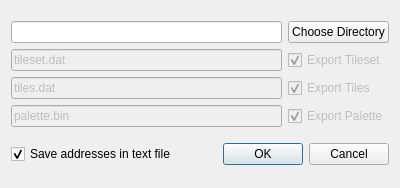
<?xml version="1.0" encoding="UTF-8"?>
<ui version="4.0">
 <class>ExportBinDialog</class>
 <widget class="QDialog" name="ExportBinDialog">
  <property name="geometry">
   <rect>
    <x>0</x>
    <y>0</y>
    <width>400</width>
    <height>188</height>
   </rect>
  </property>
  <property name="windowTitle">
   <string>Export Current Tileset Data</string>
  </property>
  <property name="modal">
   <bool>true</bool>
  </property>
  <layout class="QGridLayout" name="gridLayout_2">
   <item row="0" column="0">
    <layout class="QGridLayout" name="gridLayout">
     <item row="1" column="0">
      <widget class="QLineEdit" name="tileSetLineEdit">
       <property name="enabled">
        <bool>false</bool>
       </property>
       <property name="text">
        <string>tileset.dat</string>
       </property>
      </widget>
     </item>
     <item row="3" column="0">
      <widget class="QLineEdit" name="paletteLineEdit">
       <property name="enabled">
        <bool>false</bool>
       </property>
       <property name="text">
        <string>palette.bin</string>
       </property>
      </widget>
     </item>
     <item row="2" column="0">
      <widget class="QLineEdit" name="rawTileLineEdit">
       <property name="enabled">
        <bool>false</bool>
       </property>
       <property name="text">
        <string>tiles.dat</string>
       </property>
      </widget>
     </item>
     <item row="0" column="0">
      <widget class="QLineEdit" name="directoryLineEdit">
       <property name="readOnly">
        <bool>true</bool>
       </property>
      </widget>
     </item>
     <item row="3" column="1">
      <widget class="QCheckBox" name="palettesCheckBox">
       <property name="enabled">
        <bool>false</bool>
       </property>
       <property name="text">
        <string>Export Palette</string>
       </property>
       <property name="checked">
        <bool>true</bool>
       </property>
      </widget>
     </item>
     <item row="1" column="1">
      <widget class="QCheckBox" name="tilesetCheckBox">
       <property name="enabled">
        <bool>false</bool>
       </property>
       <property name="text">
        <string>Export Tileset</string>
       </property>
       <property name="checked">
        <bool>true</bool>
       </property>
      </widget>
     </item>
     <item row="0" column="1">
      <widget class="QPushButton" name="pushButton">
       <property name="text">
        <string>Choose Directory</string>
       </property>
      </widget>
     </item>
     <item row="2" column="1">
      <widget class="QCheckBox" name="tilesCheckBox">
       <property name="enabled">
        <bool>false</bool>
       </property>
       <property name="text">
        <string>Export Tiles</string>
       </property>
       <property name="checked">
        <bool>true</bool>
       </property>
      </widget>
     </item>
    </layout>
   </item>
   <item row="1" column="0">
    <layout class="QHBoxLayout" name="horizontalLayout">
     <item>
      <widget class="QCheckBox" name="saveAddressesCheckBox">
       <property name="text">
        <string>Save addresses in text file</string>
       </property>
       <property name="checked">
        <bool>true</bool>
       </property>
      </widget>
     </item>
     <item>
      <widget class="QDialogButtonBox" name="buttonBox">
       <property name="orientation">
        <enum>Qt::Horizontal</enum>
       </property>
       <property name="standardButtons">
        <set>QDialogButtonBox::Cancel|QDialogButtonBox::Ok</set>
       </property>
      </widget>
     </item>
    </layout>
   </item>
  </layout>
 </widget>
 <resources/>
 <connections>
  <connection>
   <sender>buttonBox</sender>
   <signal>accepted()</signal>
   <receiver>ExportBinDialog</receiver>
   <slot>accept()</slot>
   <hints>
    <hint type="sourcelabel">
     <x>248</x>
     <y>254</y>
    </hint>
    <hint type="destinationlabel">
     <x>157</x>
     <y>274</y>
    </hint>
   </hints>
  </connection>
  <connection>
   <sender>buttonBox</sender>
   <signal>rejected()</signal>
   <receiver>ExportBinDialog</receiver>
   <slot>reject()</slot>
   <hints>
    <hint type="sourcelabel">
     <x>316</x>
     <y>260</y>
    </hint>
    <hint type="destinationlabel">
     <x>286</x>
     <y>274</y>
    </hint>
   </hints>
  </connection>
 </connections>
</ui>
